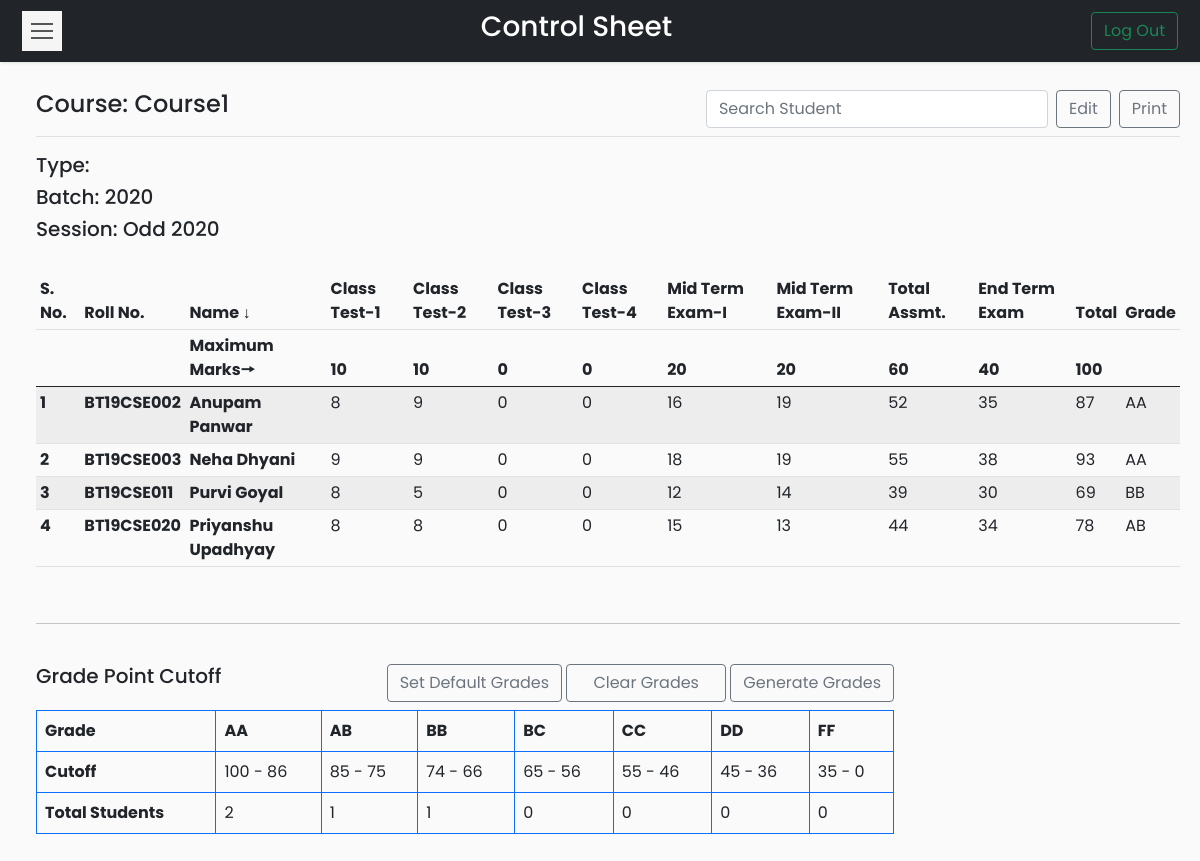
The page /Codes/coursetable.php?course=CSL-X1 (signed in) on the database its author committed.
### tables this page shows
CREATE TABLE `courses` (
  `id` int(11) NOT NULL,
  `course_name` varchar(50) NOT NULL,
  `course_code` varchar(20) NOT NULL,
  `batch` varchar(20) NOT NULL,
  `semester` varchar(20) NOT NULL,
  `mct1` int(11) NOT NULL,
  `mct2` int(11) NOT NULL,
  `mct3` int(11) NOT NULL,
  `mct4` int(11) NOT NULL,
  `mmt1` int(11) NOT NULL,
  `mmt2` int(11) NOT NULL,
  `mta` int(11) NOT NULL,
  `met` int(11) NOT NULL,
  `mt` int(11) NOT NULL,
  `flag` tinyint(1) DEFAULT 0,
  `type` varchar(5) DEFAULT NULL
);

CREATE TABLE `controlsheet` (
  `course_code` varchar(20) NOT NULL,
  `roll_no` varchar(20) NOT NULL,
  `name` varchar(20) NOT NULL,
  `class_test_1` varchar(8) NOT NULL,
  `class_test_2` varchar(8) NOT NULL,
  `class_test_3` varchar(8) NOT NULL,
  `class_test_4` varchar(8) NOT NULL,
  `mid_term_1` varchar(8) NOT NULL,
  `mid_term_2` varchar(8) NOT NULL,
  `total_assessment` int(11) NOT NULL,
  `end_term` varchar(8) NOT NULL,
  `total_marks` int(11) NOT NULL,
  `grade` varchar(5) DEFAULT NULL
);

CREATE TABLE `gradewindow` (
  `course_code` varchar(20) NOT NULL,
  `grade` varchar(5) NOT NULL,
  `lower_cutoff` float NOT NULL,
  `upper_cutoff` float NOT NULL,
  `no_of_students` int(11) DEFAULT NULL
);

### Codes/coursetable.php (the view, shortened to what this page needs)
<?php
if (isset($_SESSION['id'])) {
?>
    <!DOCTYPE html>
    <html>
    <head>
        <link rel="stylesheet" href="css/bootstrap.min.css">
        <link rel="stylesheet" href="css/custom.css">
        <?php
        require_once __DIR__ . '/connection/connect.php';
        if (isset($_GET['course'])) {
            $cd = $_GET['course'];
        } else {
            header('Location: dashboard.php?error=ERROR OCCURRED');
            exit();
        }
        ?>
    </head>
    <body>
        <nav class="navbar navbar-light bg-dark">
            <div class="container-fluid">
                <button type="button" id="sidebarCollapse" class="navbar-btn">
                    <span></span>
                    <span></span>
                    <span></span>
                </button>
                <span class="text-white h3">Control Sheet</span>
                <form class="d-flex">
                    <a href="logout.php">
                        <button class="btn btn-outline-success" type="button">Log Out</button>
                    </a>
                </form>
            </div>
        </nav>
        <div class="wrapper">
            <div id="content">
                <?php
                $sql = "SELECT course_name, semester, batch,type FROM courses WHERE course_code='$cd'";
                $result = $conn->query($sql);
                $row = $result->fetch_assoc();
                $cn = $row['course_name'];
                ?>
                <main class="col-md-auto ms-sm-3 col-lg-auto px-md-auto" id="printableTable">
                    <div class="d-flex justify-content-between flex-wrap flex-md-nowrap align-items-center pt-2 pb-2 mb-3 border-bottom btn-toolbar mb-3" role="toolbar" aria-label="Toolbar with button groups">
                        <h4 class="h4"><?php echo "Course: " . $cn ?></h4>
                        <div class="d-grid gap-2 d-flex" role="group" aria-label="First group">
                            <input type="search" class="form-control" id="datatable-search-input" placeholder="Search Student" onkeyup="filterTable()">
                            <a type="button" class="btn btn-outline-secondary" href=<?php
                                                                                    if ($_SESSION['name'] == 'Admin') {
                                                                                        echo "edit_admin.php?course=" . $cd;
                                                                                    } else {
                                                                                        echo "edit.php?course=" . $cd;
                                                                                    } ?>>Edit</a>
                            <a type="button" class="btn btn-outline-secondary" target="_blank" href="print.php?course=<?php echo $cd ?>">Print</a>
                        </div>
                    </div>
                    <h5>Type: <?php echo $row['type']; ?></h5>
                    <h5>Batch: <?php echo $row['batch']; ?></h5>
                    <h5>Session: <?php echo $row['semester']; ?></h5>
                    <br>
                    <div class="table-responsive">
                        <table class="table table-striped table-sm" id="table">
                            <thead>
                                <tr>
                                    <th>S. No.</th>
                                    <th>Roll No.</th>
                                    <th>Name ↓</th>
                                    <th>Class Test-1</th>
                                    <th>Class Test-2</th>
                                    <th>Class Test-3</th>
                                    <th>Class Test-4</th>
                                    <th>Mid Term Exam-I</th>
                                    <th>Mid Term Exam-II</th>
                                    <th>Total Assmt.</th>
                                    <th>End Term Exam</th>
                                    <th>Total</th>
                                    <th>Grade</th>
                                </tr>
                                <tr>
                                    <th></th>
                                    <th></th>
                                    <?php
                                    $sql = "SELECT * FROM courses WHERE course_code='$cd'";
                                    $result = $conn->query($sql);
                                    if ($row = $result->fetch_assoc()) {
                                    ?>
                                        <th>Maximum Marks🠖</th>
                                        <th><?php echo $row['mct1']; ?></th>
                                        <th><?php echo $row['mct2']; ?></th>
                                        <th><?php echo $row['mct3']; ?></th>
                                        <th><?php echo $row['mct4']; ?></th>
                                        <th><?php echo $row['mmt1']; ?></th>
                                        <th><?php echo $row['mmt2']; ?></th>
                                        <th><?php echo $row['mta']; ?></th>
                                        <th><?php echo $row['met']; ?></th>
                                        <th><?php echo $row['mt']; ?></th>
                                        <th></th>
                                    <?php } ?>
                                </tr>
                            </thead>
                            <tbody>
                                <?php
                                $sql = "SELECT * FROM controlsheet WHERE course_code='$cd'";
                                $result = $conn->query($sql);
                                $i = 1;
                                while ($row = $result->fetch_assoc()) { ?>
                                    <tr>
                                        <td><strong><?php echo $i++; ?></strong></td>
                                        <td><strong><?php echo $row['roll_no']; ?></strong></td>
                                        <td><strong><?php echo $row['name']; ?></strong></td>
                                        <td><?php echo $row['class_test_1']; ?></td>
                                        <td><?php echo $row['class_test_2']; ?></td>
                                        <td><?php echo $row['class_test_3']; ?></td>
                                        <td><?php echo $row['class_test_4']; ?></td>
                                        <td><?php echo $row['mid_term_1']; ?></td>
                                        <td><?php echo $row['mid_term_2']; ?></td>
                                        <td><?php echo $row['total_assessment']; ?></td>
                                        <td><?php echo $row['end_term']; ?></td>
                                        <td><?php echo $row['total_marks']; ?></td>
                                        <td><?php echo $row['grade']; ?></td>
                                    </tr>
                                <?php } ?>
                            </tbody>
                        </table>
                    </div>
                    <br>
                    <hr>
                    <br>
                    <div class="table-responsive grade">
                        <?php if ($_SESSION['name'] == 'Admin') { ?>
                            <div class="text-start h5">Grade Point Cutoff</div>
                        <?php } else { ?>
                            <div class="sameline grades">
                                <div class="text-start h5">Grade Point Cutoff</div>
                                <div>
                                    <a class="btn btn-outline-secondary mb-2" href="default.php?course=<?php echo $cd ?>">Set Default Grades</a>
                                    <a class="btn btn-outline-secondary mb-2" style="padding-right: 1.63rem; padding-left:1.63rem" href="clear.php?course=<?php echo $cd ?>">Clear Grades</a>
                                    <a class="btn btn-outline-secondary mb-2" href="generate.php?course=<?php echo $cd ?>">Generate Grades</a>
                                </div>
                            </div>
                        <?php } ?>
                        <table class="table table-bordered border-primary grades">
                            <thead>
                                <tr>
                                    <td><strong>Grade</strong></td>
                                    <?php
                                    $sql = "SELECT grade FROM gradewindow WHERE course_code='$cd' ORDER BY grade";
                                    $result = $conn->query($sql);
                                    while ($row = $result->fetch_assoc()) {
                                    ?>
                                        <td><strong><?php echo $row['grade'];
                                                } ?></strong></td>
                                </tr>
                            </thead>
                            <tbody>
                                <tr>
                                    <td scope="row"><strong>Cutoff</strong></td>
                                    <?php
                                    $sql = "SELECT grade,lower_cutoff,upper_cutoff FROM gradewindow WHERE course_code='$cd' ORDER BY grade";
                                    $result = $conn->query($sql);
                                    while ($row = $result->fetch_assoc()) {
                                    ?>
                                        <td scope="row"><?php echo $row['upper_cutoff']; ?> - <?php echo $row['lower_cutoff']; ?></td>
                                    <?php } ?>
                                </tr>
                                <tr>
                                    <td><strong>Total Students</strong></td>
                                    <?php
                                    $sql = "SELECT grade,no_of_students FROM gradewindow WHERE course_code='$cd' ORDER BY grade";
                                    $result = $conn->query($sql);
                                    while ($row = $result->fetch_assoc()) {
                                    ?>
                                        <td scope="row"><?php echo $row['no_of_students']; ?></td>
                                    <?php } ?>
                                </tr>
                            </tbody>
                        </table>
                    </div>
                </main>
            </div>
        </div>
    <?php
} else {
    header('Location: index.php?error=INVALID REQUEST');
    exit();
}
    ?>
    </body>
    </html>

### Codes/css/custom.css (style rules this page uses)
body { font-family: "Poppins", sans-serif; background: #fafafa; max-height: 100vh !important; overflow-y: scroll; }
a, a:hover, a:focus { color: inherit; text-decoration: none; transition: all 0.3s; }
.navbar { padding: 10px 10px; background: #fff; border: none; border-radius: 5; margin-bottom: 0px; box-shadow: 1px 1px 3px rgba(0, 0, 0, 0.1); }
.navbar-btn { box-shadow: none; outline: none !important; border: none; }
.wrapper { display: flex; width: 100%; align-items: stretch; perspective: 1500px; height: 100%; overflow-y: hidden; }
.grades { width: 75%; }
.sameline { display: flex; justify-content: space-between; }
#content { width: 100%; min-height: 93vh; padding: 20px; transition: all 0.3s; }
#sidebarCollapse { width: 40px; height: 40px; background: #f5f5f5; cursor: pointer; }
#sidebarCollapse span { width: 80%; height: 2px; margin: 0 auto; display: block; background: #555; transition: all 0.8s cubic-bezier(0.81, -0.33, 0.345, 1.375); transition-delay: 0.2s; }
#sidebarCollapse span:first-of-type { transform: rotate(45deg) translate(2px, 2px); }
#sidebarCollapse span:nth-of-type(2) { opacity: 0; }
#sidebarCollapse span:last-of-type { transform: rotate(-45deg) translate(1px, -1px); }
@media (max-width: 10000px) { #sidebarCollapse span:first-of-type, #sidebarCollapse span:nth-of-type(2), #sidebarCollapse span:last-of-type { transform: none; opacity: 1; margin: 5px auto; } }

### rows shown on the page
courses: course_name "Course1", batch "2020", semester "Odd 2020", mct1 "10", mct2 "10", mct3 "0", mct4 "0", mmt1 "20", mmt2 "20", mta "60", met "40", mt "100"
controlsheet: roll_no "BT19CSE002", name "Anupam Panwar", class_test_1 "8", class_test_2 "9", class_test_3 "0", class_test_4 "0", mid_term_1 "16", mid_term_2 "19", total_assessment "52", end_term "35", total_marks "87", grade "AA"
controlsheet: roll_no "BT19CSE003", name "Neha Dhyani", class_test_1 "9", class_test_2 "9", class_test_3 "0", class_test_4 "0", mid_term_1 "18", mid_term_2 "19", total_assessment "55", end_term "38", total_marks "93", grade "AA"
controlsheet: roll_no "BT19CSE011", name "Purvi Goyal", class_test_1 "8", class_test_2 "5", class_test_3 "0", class_test_4 "0", mid_term_1 "12", mid_term_2 "14", total_assessment "39", end_term "30", total_marks "69", grade "BB"
controlsheet: roll_no "BT19CSE020", name "Priyanshu Upadhyay", class_test_1 "8", class_test_2 "8", class_test_3 "0", class_test_4 "0", mid_term_1 "15", mid_term_2 "13", total_assessment "44", end_term "34", total_marks "78", grade "AB"
gradewindow: grade "AA", upper_cutoff "100", lower_cutoff "86", no_of_students "2"
gradewindow: grade "AB", upper_cutoff "85", lower_cutoff "75", no_of_students "1"
gradewindow: grade "BB", upper_cutoff "74", lower_cutoff "66", no_of_students "1"
gradewindow: grade "BC", upper_cutoff "65", lower_cutoff "56", no_of_students "0"
gradewindow: grade "CC", upper_cutoff "55", lower_cutoff "46", no_of_students "0"
gradewindow: grade "DD", upper_cutoff "45", lower_cutoff "36", no_of_students "0"
gradewindow: grade "FF", upper_cutoff "35", lower_cutoff "0", no_of_students "0"
